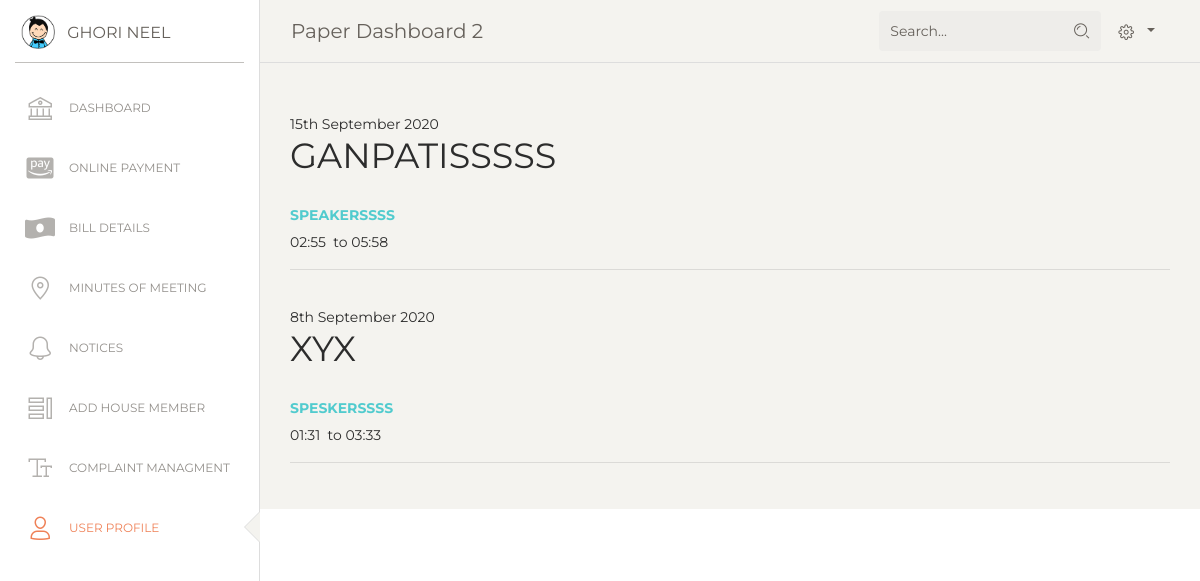
The page /SMS/user/dashboard/mom_display_user.php (signed in) on the database its author committed.
### tables this page shows
CREATE TABLE `mom_meeting` (
  `meeting_id` int(255) NOT NULL,
  `title` varchar(255) NOT NULL,
  `meeting_date` date NOT NULL,
  `start_time` varchar(10) NOT NULL,
  `end_time` varchar(10) NOT NULL,
  `topic` varchar(255) NOT NULL
);

### SMS/user/dashboard/mom_display_user.php (the view, shortened to what this page needs)
<!DOCTYPE html>
<html lang="en">
<head>
  <link href="https://maxcdn.bootstrapcdn.com/font-awesome/latest/css/font-awesome.min.css" rel="stylesheet">
  <link href="../assets/css/bootstrap.min.css" rel="stylesheet" />
  <link href="../assets/css/paper-dashboard.css?v=2.0.1" rel="stylesheet" />
  <link href="../assets/demo/demo.css" rel="stylesheet" />
</head>
<body class="">
  <div class="wrapper ">
    <div class="sidebar" data-color="white" data-active-color="danger">
      <div class="logo">
        <a href="https://www.creative-tim.com" class="simple-text logo-mini">
          <div class="logo-image-small">
            <img src="../assets/img/logo-small.png">
          </div>
        </a>
        <a href="https://www.creative-tim.com" class="simple-text logo-normal">
        <?php session_start();
            echo $_SESSION['username'];
          ?>
        </a>
      </div>
      <div class="sidebar-wrapper">
        <?php include "side_menu_user.php"?>
      </div>
    </div>
    <div class="main-panel">
     <nav class="navbar navbar-expand-lg navbar-absolute fixed-top navbar-transparent">
        <div class="container-fluid">
          <div class="navbar-wrapper">
            <a class="navbar-brand" href="javascript:;">Paper Dashboard 2</a>
          </div>
          <div class="collapse navbar-collapse justify-content-end" id="navigation">
            <form>
              <div class="input-group no-border">
                <input type="text" value="" class="form-control" placeholder="Search...">
                <div class="input-group-append">
                  <div class="input-group-text">
                    <i class="nc-icon nc-zoom-split"></i>
                  </div>
                </div>
              </div>
            </form>
            <?php include "nav_bar_user.php";?>
          </div>
        </div>
      </nav>
      <div class="content">
      <div class="notice-board-wrap">
         <div class="notice-list">
           <?php
            include "connection.php";
             $displayquery="select * from mom_meeting";
             $result = mysqli_query($conn,$displayquery);
             while($row=mysqli_fetch_assoc($result))
             {
                $title=$row['title'];
                $meeting_date=$row['meeting_date'];
                $yrdata= strtotime($meeting_date);
                $update_date= date("jS F Y",$yrdata);
                $start_time=$row['start_time'];
                $end_time=$row['end_time'];
                $topic=$row['topic'];
                echo "<br>";?>
                <div class="post-date bg-skyblue"><?php echo $update_date;?></div>
              <h2 class="text-uppercase font-size-20"><?php echo $title;?></h2>
              <h6 class="text-uppercase font-size-20" style="color:#51cbce;"><?php echo $topic;?></h6>
                <div class="entry-meta"><?php echo $start_time;?>&nbsp; to&nbsp;<?php echo $end_time;?></div>
                <hr>
            <?php }
            ?>
                </div>
            </div>
        </div>
      </div>
      <footer class="footer footer-black  footer-white ">
        <div class="container-fluid">
          <div class="row">
            <div class="credits ml-auto">
              <span class="copyright">
                , made with <i class="fa fa-heart heart"></i> by Code Devil's
              </span>
            </div>
          </div>
        </div>
      </footer>
    </div>
</body>
</html>

### rows shown on the page
mom_meeting: meeting_date "15th September 2020", title "GANPATISSSSS", topic "SPEAKERSSSS", start_time "02:55", end_time "05:58"
mom_meeting: meeting_date "8th September 2020", title "XYX", topic "SPESKERSSSS", start_time "01:31", end_time "03:33"

### other values the page prints
$_SESSION['username'] "GHORI NEEL"
